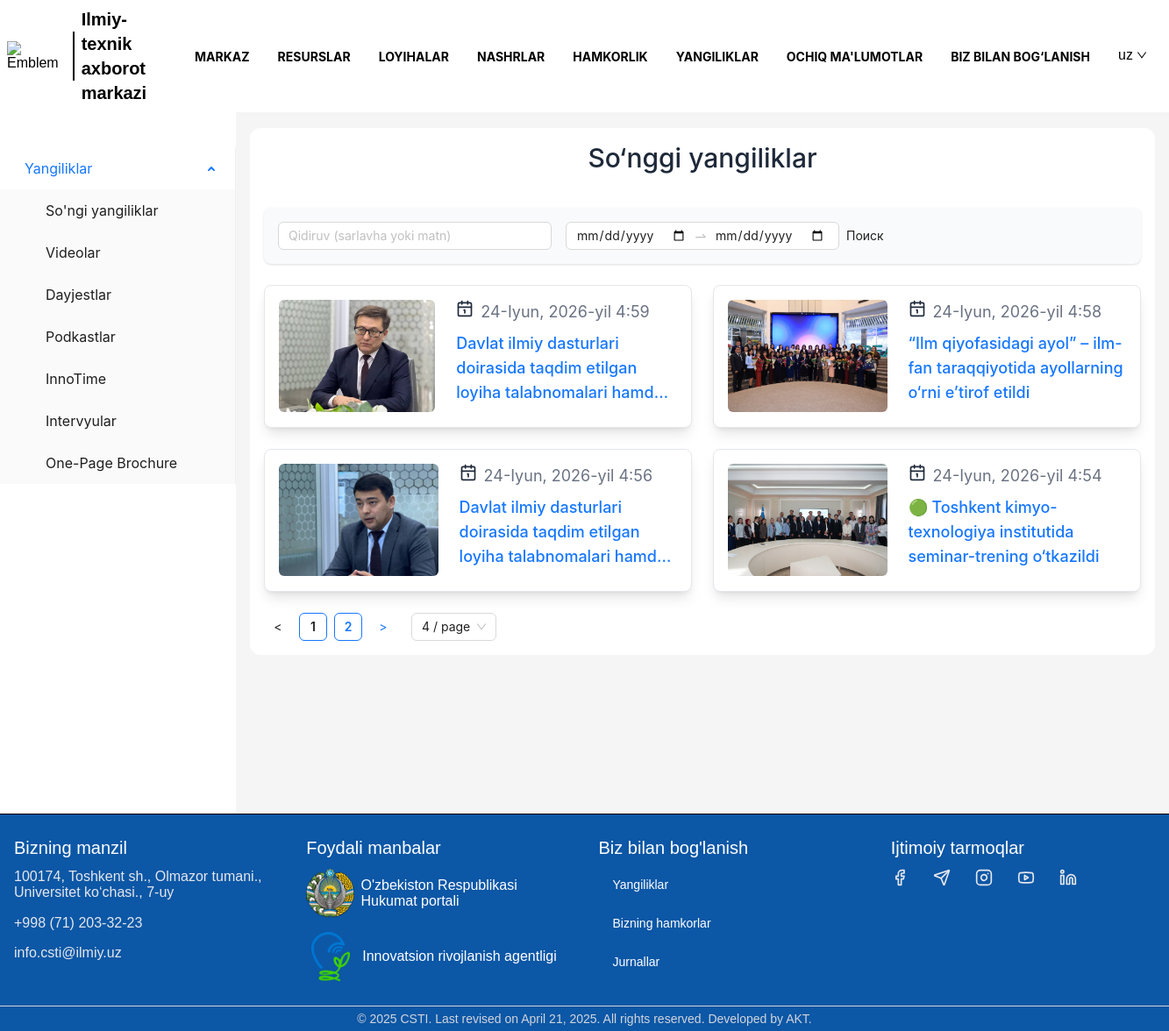
The app's page /new/news/ with its own data.
### infoNet/models.py (models this page shows, shortened)
class News(models.Model):
    title = models.CharField(max_length=255)
    content = RichTextUploadingField()
    time_creation = models.DateTimeField(auto_now_add=True)
    class Meta:
        ordering = ['-time_creation']

class NewsPhotos(models.Model):
    news_id = models.ForeignKey("News", on_delete=models.CASCADE, related_name="photos")
    photo = models.ImageField(upload_to="News/", blank=True)

### infoNet/views.py (the view)
# urls.py: path('new/news/', allNews.as_view(), name='allNews'),
class allNews(Base):
    model = News
    template_name = 'all_news.html'
    def get_context_data(self, **kwargs):
        context = super().get_context_data(**kwargs)
        context['title'] = _('So‘nggi yangiliklar')
        context['style'] = 'news'
        context['side_list'] = context['menu']['Yangiliklar']
        return context
    def get_queryset(self):
        queryset = super().get_queryset()
        title = self.request.GET.get('title_serch')
        start_date = self.request.GET.get('start_date')
        finish_date = self.request.GET.get('finish_date')
        if title:
            queryset = queryset.filter(title__icontains=title)
        if start_date:
            queryset = queryset.filter(time_creation__date__gte=start_date)
        if finish_date:
            queryset = queryset.filter(time_creation__date__lte=finish_date)
        print(start_date)
        return queryset
    def get_paginate_by(self, queryset):
        try:
            page_size = int(self.request.GET.get('page_size', 4))
        except ValueError:
            page_size = 4
        return page_size

### infoNet/templatetags/app_tags.py (called while the page is built)
@register.simple_tag()
def get_contact_info():
    contact_info = {
            "Email":{"txt": "info.csti@ilmiy.uz", 'type':'email', 'link':"info.csti@ilmiy.uz"},
            "Telefon":{"txt": "+998 (71) 203-32-23", 'type':'tel', 'link':'998712033223'},
            "Manzil": {"txt": "100174, Toshkent sh., Olmazor tumani., Universitet ko‘chasi., 7-uy", 'type':None, 'link':None}
        }
    return contact_info

@register.inclusion_tag('tags/linkget.html')
def check_link(element, text, arg=None):
    return {'el':element, 'text': text, 'arg': arg}

@register.inclusion_tag('tags/post.html')
def show_simple_post(element, post_style, posts_photos=None):
    return {'el': element, 'style':post_style, 'photos':posts_photos}

@register.filter
def div(value, arg):
    return int(value / arg) + int(value%arg>0)

@register.simple_tag
def url_replace(request, **kwargs):
    query = request.GET.copy()
    for k, v in kwargs.items():
        query[k] = v
    return query.urlencode()

@register.inclusion_tag('tags/paginate.html')
def paginate_tag(request, paginator, page_obj, numbers):
    return {'request': request, 'paginator':paginator, 'page_obj':page_obj, 'numbers':numbers}

### infoNet/views.py (called while the page is built)
    def get_context_data(self, **kwargs):
        context = super().get_context_data(**kwargs)
        context['menu'] = self.menu
        context['numbers'] = [1, 2, 4, 16]
        context['lang'] = self.request.LANGUAGE_CODE
        return context

### infoNet/templates/all_news.html (shortened to what this page needs)
{% extends 'full_container.html' %}
{% load i18n %}
{% load static %}
{% load app_tags %}
{% block contain %}
<div class="flex flex-col gap-6 mt-4 bg-white p-4 rounded-xl">
<h1 class="text-3xl text-center font-bold text-gray-800">{{ title }}</h1>
<div class="p-4 bg-gray-50 rounded-lg shadow-sm">
    <form method="get" class="ant-row css-cdzvx5" style="margin-left: -8px; margin-right: -8px; row-gap: 16px;">
<div class="ant-col ant-col-xs-24 ant-col-sm-24 ant-col-md-12 ant-col-lg-8 css-cdzvx5" style="padding-left: 8px; padding-right: 8px;">
<span class="ant-input-affix-wrapper css-cdzvx5 ant-input-outlined w-full">
<input placeholder="Qidiruv (sarlavha yoki matn)" class="ant-input css-cdzvx5" type="text" value="" name="title_serch">
<span class="ant-input-suffix">
</span>
</span>
</div>
<div class="ant-col ant-col-xs-24 ant-col-sm-24 ant-col-md-12 ant-col-lg-8 css-cdzvx5" style="padding-left: 8px; padding-right: 8px;">
<div class="ant-picker ant-picker-range ant-picker-outlined css-cdzvx5 w-full">
<div class="ant-picker-input">
<input type="date" aria-invalid="false" autocomplete="off" size="12" placeholder="Boshlanish" date-range="start" value=""  name="start_date">
</div>
<div class="ant-picker-range-separator">
<span aria-label="to" class="ant-picker-separator">
<span role="img" aria-label="swap-right" class="anticon anticon-swap-right">
<svg viewBox="0 0 1024 1024" focusable="false" data-icon="swap-right" width="1em" height="1em" fill="currentColor" aria-hidden="true">
<path d="M873.1 596.2l-164-208A32 32 0 00684 376h-64.8c-6.7 0-10.4 7.7-6.3 13l144.3 183H152c-4.4 0-8 3.6-8 8v60c0 4.4 3.6 8 8 8h695.9c26.8 0 41.7-30.8 25.2-51.8z">
</path>
</svg>
</span>
</span>
</div>
<div class="ant-picker-input">
<input type="date" name="finish_date"  aria-invalid="false" autocomplete="off" size="12" placeholder="Tugash" date-range="end" value="">
</div>
</div>
</div>
<button type="submit">Поиск</button>
</form>
</div>
<div class="grid grid-cols-1 gap-6 md:grid-cols-2">
    {% for news in content %}
    {% show_simple_post element=news post_style=style %}
{% endfor %}
</div>
{% paginate_tag request paginator page_obj numbers%}
</div>
{% endblock %}

### infoNet/templates/tags/post.html (shortened to what this page needs)
{% load i18n %}
{% if style == "post" %}
<div class="bg-white border border-gray-200 rounded-xl p-6 mb-8 shadow-sm hover:shadow-md transition-shadow duration-300">
<a href="{{ el.url }}" target="_blank" rel="noopener noreferrer">
<div class="flex items-center gap-3 mb-4 underline">
<svg xmlns="http://www.w3.org/2000/svg" width="24" height="24" viewBox="0 0 24 24" fill="none" stroke="currentColor" stroke-width="2" stroke-linecap="round" stroke-linejoin="round" class="lucide lucide-book-open text-blue-600" aria-hidden="true">
<path d="M12 7v14">
</path>
<path d="M3 18a1 1 0 0 1-1-1V4a1 1 0 0 1 1-1h5a4 4 0 0 1 4 4 4 4 0 0 1 4-4h5a1 1 0 0 1 1 1v13a1 1 0 0 1-1 1h-6a3 3 0 0 0-3 3 3 3 0 0 0-3-3z">
</path>
</svg>
<h3 class="text-xl font-semibold ">{{ el.title }}</h3>
</div>
</a>
<div class="prose max-w-full text-sm text-gray-800">
    {{ el.content|safe }}
</div>
</div>
{% elif style == "news" %}
<a href="{% url 'new' el.pk %}">
<div class="flex flex-col gap-2 !border-gray-200 md:flex-row border shadow-lg transition-shadow duration-300 ease-in-out bg-white p-4 rounded-lg cursor-pointer">
<img src="{{ el.photos.all.0.photo.url }}" alt="{{ el.title }}" class="rounded-md w-full md:w-[40%] h-32 object-cover">
<div class="md:w-[60%] w-full pl-4 flex flex-col justify-between">
<div class="text-lg text-gray-500 mb-2 flex items-start gap-2">
{{ el.time_creation }}</div>
<h2 class="text-lg  font-semibold mt-2 line-clamp-3">{{ el.title }}</h2>
</div>
</div>
</a>
{% endif %}

### static/css/index-BTVXc-9r.css (style rules this page uses)
body { top:0!important }

### static/css/Home-oeFJfWW0.css (style rules this page uses)
html,body { width:100%;height:100% }
*,*:before,*:after { box-sizing:border-box }
html { font-family:sans-serif;line-height:1.15;-webkit-text-size-adjust:100%;-ms-text-size-adjust:100%;-ms-overflow-style:scrollbar;-webkit-tap-highlight-color:rgba(0,0,0,0) }
body { margin:0 }
h1,h2,h3,h4,h5,h6 { margin-top:0;margin-bottom:.5em;font-weight:500 }
input[type=text],input[type=password],input[type=number],textarea { -webkit-appearance:none }
img { vertical-align:middle;border-style:none }
a,area,button,[role=button],input:not([type=range]),label,select,summary,textarea { touch-action:manipulation }
input,button,select,optgroup,textarea { margin:0;color:inherit;font-size:inherit;font-family:inherit;line-height:inherit }
button,input { overflow:visible }
button,select { text-transform:none }
button,html [type=button],[type=reset],[type=submit] { -webkit-appearance:button }
input[type=date],input[type=time],input[type=datetime-local],input[type=month] { -webkit-appearance:listbox }

### records on screen
News: photos.all.0.photo (picture), time_creation "24-Iyun, 2026-yil 4:59", title "Davlat ilmiy dasturlari doirasida taqdim etilgan loyiha talabnomalari…"
News: photos.all.0.photo (picture), time_creation "24-Iyun, 2026-yil 4:58", title "“Ilm qiyofasidagi ayol” – ilm-fan taraqqiyotida ayollarning o‘rni e’tirof etildi"
News: photos.all.0.photo (picture), time_creation "24-Iyun, 2026-yil 4:56", title "Davlat ilmiy dasturlari doirasida taqdim etilgan loyiha talabnomalari…"
News: photos.all.0.photo (picture), time_creation "24-Iyun, 2026-yil 4:54", title "🟢 Toshkent kimyo-texnologiya institutida seminar-trening o‘tkazildi"

### other values on screen
{{ text }} "MARKAZ" "RESURSLAR" "Videolar" "Dayjestlar" "Podkastlar" "InnoTime" "Intervyular"
{{ text }} "LOYIHALAR" "NASHRLAR" "HAMKORLIK" "YANGILIKLAR" "OCHIQ MA'LUMOTLAR" "BIZ BILAN BOG‘LANISH" "So'ngi yangiliklar" "One-Page Brochure"
{{ lang }} "uz"
{{ side_list.title }} "Yangiliklar"
{{ title }} "So‘nggi yangiliklar"
{{ p }} "1"
{{ p }} "2"
{{ page_obj.paginator.per_page }} "4"
{{ our_contacts.Manzil.txt }} "100174, Toshkent sh., Olmazor tumani., Universitet ko‘chasi., 7-uy"
{{ our_contacts.Telefon.txt }} "+998 (71) 203-32-23"
{{ our_contacts.Email.txt }} "info.csti@ilmiy.uz"
